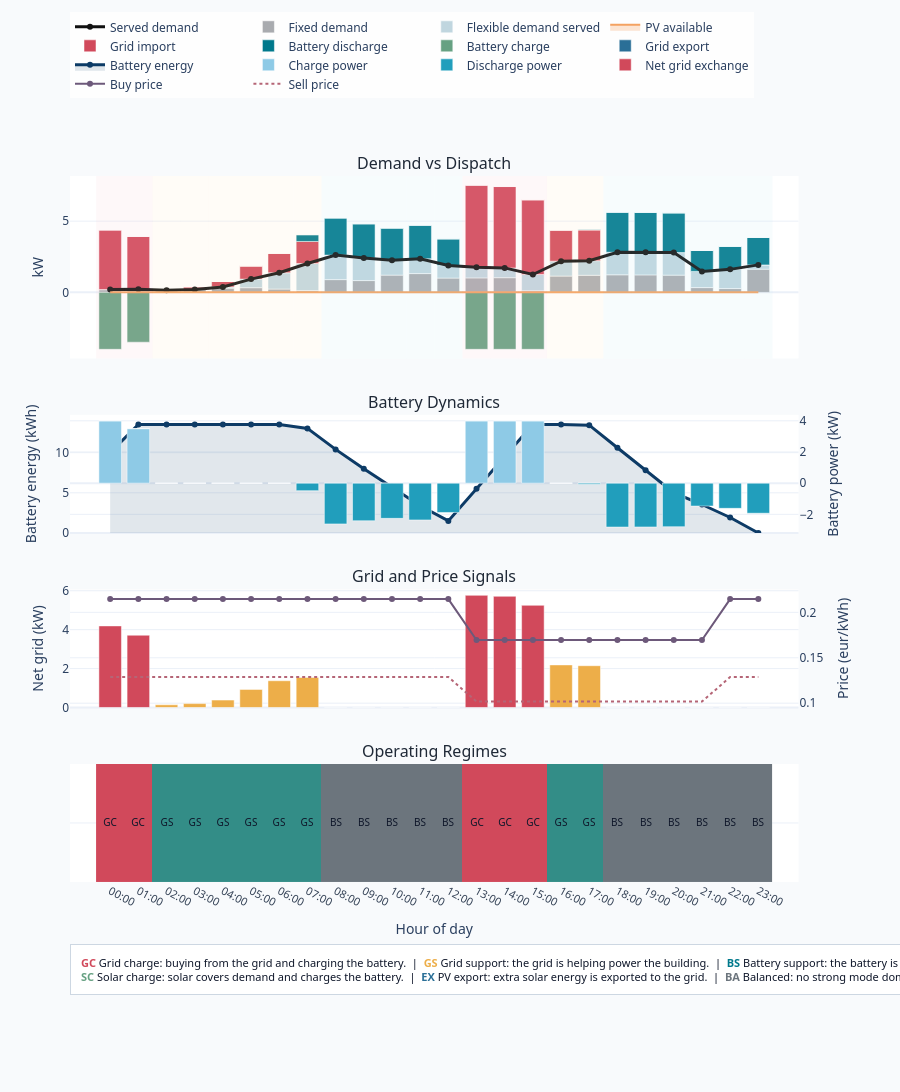

Notebook source saved alongside this figure:
### Code cell
fig = create_dispatch_dashboard(
    viz_df,
    # title=f"Smart Building Dispatch Dashboard | {run_date.isoformat()}",
)
fig.show()

### Figure 1 — Plotly figure (JSON) as saved in the notebook; plotly's stock layout.template omitted (floating-point values rounded to 4 significant figures)
{"data": [{"hovertemplate": "Hour %{x}<br>Served demand %{y:.2f} kW<extra></extra>", "line": {"color": "#111111", "width": 3}, "mode": "lines+markers", "name": "Served demand", "type": "scatter", "x": [0, 1, 2, 3, 4, 5, 6, 7, 8, 9, 10, 11, 12, 13, 14, 15, 16, 17, 18, 19, 20, 21, 22, 23], "xaxis": "x", "y": [0.193, 0.215, 0.139, 0.198, 0.381, 0.93, 1.374, 2.026, 2.614, 2.409, 2.258, 2.359, 1.88, 1.765, 1.716, 1.252, 2.19, 2.222, 2.816, 2.809, 2.792, 1.469, 1.614, 1.928], "yaxis": "y"}, {"hovertemplate": "Hour %{x}<br>Fixed demand %{y:.2f} kW<extra></extra>", "marker": {"color": "#7c7f85"}, "name": "Fixed demand", "opacity": 0.65, "type": "bar", "x": [0, 1, 2, 3, 4, 5, 6, 7, 8, 9, 10, 11, 12, 13, 14, 15, 16, 17, 18, 19, 20, 21, 22, 23], "xaxis": "x", "y": [0.19, 0.129, 0.136, 0.195, 0.294, 0.327, 0.231, 0.122, 0.894, 0.827, 1.21, 1.317, 1.003, 1.015, 1.03, 0.108, 1.143, 1.198, 1.232, 1.225, 1.208, 0.333, 0.266, 1.626], "yaxis": "y"}, {"hovertemplate": "Hour %{x}<br>Flexible served %{y:.2f} kW<extra></extra>", "marker": {"color": "#c0d6df"}, "name": "Flexible demand served", "type": "bar", "x": [0, 1, 2, 3, 4, 5, 6, 7, 8, 9, 10, 11, 12, 13, 14, 15, 16, 17, 18, 19, 20, 21, 22, 23], "xaxis": "x", "y": [0.003, 0.086, 0.003, 0.003, 0.087, 0.603, 1.143, 1.904, 1.72, 1.582, 1.048, 1.042, 0.877, 0.75, 0.686, 1.144, 1.047, 1.024, 1.584, 1.584, 1.584, 1.136, 1.348, 0.302], "yaxis": "y"}, {"fill": "tozeroy", "fillcolor": "rgba(244, 162, 97, 0.28)", "hovertemplate": "Hour %{x}<br>PV %{y:.2f} kW<extra></extra>", "line": {"color": "#f4a261", "width": 2}, "mode": "lines", "name": "PV available", "type": "scatter", "x": [0, 1, 2, 3, 4, 5, 6, 7, 8, 9, 10, 11, 12, 13, 14, 15, 16, 17, 18, 19, 20, 21, 22, 23], "xaxis": "x", "y": [0.0, 0.0, 0.0, 0.0, 0.0, 0.0, 0.0, 0.0, 0.0, 0.0, 0.0, 0.0, 0.0, 0.001, 0.002, 0.001, 0.001, 0.002, 0.001, 0.0, 0.0, 0.0, 0.0, 0.0], "yaxis": "y"}, {"hovertemplate": "Hour %{x}<br>Grid import %{y:.2f} kW<extra></extra>", "marker": {"color": "#d1495b"}, "name": "Grid import", "type": "bar", "x": [0, 1, 2, 3, 4, 5, 6, 7, 8, 9, 10, 11, 12, 13, 14, 15, 16, 17, 18, 19, 20, 21, 22, 23], "xaxis": "x", "y": [4.193, 3.715, 0.139, 0.198, 0.381, 0.93, 1.374, 1.546, 0.0, 0.0, 0.0, 0.0, 0.0, 5.764, 5.714, 5.251, 2.189, 2.147, 0.0, 0.0, 0.0, 0.0, 0.0, 0.0], "yaxis": "y"}, {"hovertemplate": "Hour %{x}<br>Battery discharge %{y:.2f} kW<extra></extra>", "marker": {"color": "#00798c"}, "name": "Battery discharge", "type": "bar", "x": [0, 1, 2, 3, 4, 5, 6, 7, 8, 9, 10, 11, 12, 13, 14, 15, 16, 17, 18, 19, 20, 21, 22, 23], "xaxis": "x", "y": [0.0, 0.0, 0.0, 0.0, 0.0, 0.0, 0.0, 0.48, 2.614, 2.409, 2.258, 2.359, 1.88, 0.0, 0.0, 0.0, 0.0, 0.073, 2.815, 2.809, 2.792, 1.469, 1.614, 1.928], "yaxis": "y"}, {"customdata": [4.0, 3.5, 0.0, 0.0, 0.0, 0.0, 0.0, 0.0, 0.0, 0.0, 0.0, 0.0, 0.0, 4.0, 4.0, 4.0, 0.0, 0.0, 0.0, 0.0, 0.0, 0.0, 0.0, 0.0], "hovertemplate": "Hour %{x}<br>Battery charge %{customdata:.2f} kW<extra></extra>", "marker": {"color": "#66a182"}, "name": "Battery charge", "type": "bar", "x": [0, 1, 2, 3, 4, 5, 6, 7, 8, 9, 10, 11, 12, 13, 14, 15, 16, 17, 18, 19, 20, 21, 22, 23], "xaxis": "x", "y": [-4.0, -3.5, -0.0, -0.0, -0.0, -0.0, -0.0, -0.0, -0.0, -0.0, -0.0, -0.0, -0.0, -4.0, -4.0, -4.0, -0.0, -0.0, -0.0, -0.0, -0.0, -0.0, -0.0, -0.0], "yaxis": "y"}, {"customdata": [0.0, 0.0, 0.0, 0.0, 0.0, 0.0, 0.0, 0.0, 0.0, 0.0, 0.0, 0.0, 0.0, 0.0, 0.0, 0.0, 0.0, 0.0, 0.0, 0.0, 0.0, 0.0, 0.0, 0.0], "hovertemplate": "Hour %{x}<br>Grid export %{customdata:.2f} kW<extra></extra>", "marker": {"color": "#2a6f97"}, "name": "Grid export", "type": "bar", "x": [0, 1, 2, 3, 4, 5, 6, 7, 8, 9, 10, 11, 12, 13, 14, 15, 16, 17, 18, 19, 20, 21, 22, 23], "xaxis": "x", "y": [-0.0, -0.0, -0.0, -0.0, -0.0, -0.0, -0.0, -0.0, -0.0, -0.0, -0.0, -0.0, -0.0, -0.0, -0.0, -0.0, -0.0, -0.0, -0.0, -0.0, -0.0, -0.0, -0.0, -0.0], "yaxis": "y"}, {"fill": "tozeroy", "fillcolor": "rgba(13, 59, 102, 0.12)", "hovertemplate": "Hour %{x}<br>Battery %{y:.2f} kWh<extra></extra>", "line": {"color": "#0d3b66", "width": 3}, "mode": "lines+markers", "name": "Battery energy", "type": "scatter", "x": [0, 1, 2, 3, 4, 5, 6, 7, 8, 9, 10, 11, 12, 13, 14, 15, 16, 17, 18, 19, 20, 21, 22, 23], "xaxis": "x2", "y": [10.0, 13.5, 13.5, 13.5, 13.5, 13.5, 13.5, 13.02, 10.41, 7.997, 5.739, 3.38, 1.5, 5.5, 9.5, 13.5, 13.5, 13.43, 10.61, 7.803, 5.011, 3.542, 1.928, 0.0], "yaxis": "y2"}, {"hovertemplate": "Hour %{x}<br>Charge %{y:.2f} kW<extra></extra>", "marker": {"color": "#8ecae6"}, "name": "Charge power", "type": "bar", "x": [0, 1, 2, 3, 4, 5, 6, 7, 8, 9, 10, 11, 12, 13, 14, 15, 16, 17, 18, 19, 20, 21, 22, 23], "xaxis": "x2", "y": [4.0, 3.5, 0.0, 0.0, 0.0, 0.0, 0.0, 0.0, 0.0, 0.0, 0.0, 0.0, 0.0, 4.0, 4.0, 4.0, 0.0, 0.0, 0.0, 0.0, 0.0, 0.0, 0.0, 0.0], "yaxis": "y3"}, {"customdata": [0.0, 0.0, 0.0, 0.0, 0.0, 0.0, 0.0, 0.48, 2.614, 2.409, 2.258, 2.359, 1.88, 0.0, 0.0, 0.0, 0.0, 0.073, 2.815, 2.809, 2.792, 1.469, 1.614, 1.928], "hovertemplate": "Hour %{x}<br>Discharge %{customdata:.2f} kW<extra></extra>", "marker": {"color": "#219ebc"}, "name": "Discharge power", "type": "bar", "x": [0, 1, 2, 3, 4, 5, 6, 7, 8, 9, 10, 11, 12, 13, 14, 15, 16, 17, 18, 19, 20, 21, 22, 23], "xaxis": "x2", "y": [-0.0, -0.0, -0.0, -0.0, -0.0, -0.0, -0.0, -0.48, -2.614, -2.409, -2.258, -2.359, -1.88, -0.0, -0.0, -0.0, -0.0, -0.073, -2.815, -2.809, -2.792, -1.469, -1.614, -1.928], "yaxis": "y3"}, {"customdata": ["Grid charge", "Grid charge", "Grid support", "Grid support", "Grid support", "Grid support", "Grid support", "Grid support", "Battery support", "Battery support", "Battery support", "Battery support", "Battery support", "Grid charge", "Grid charge", "Grid charge", "Grid support", "Grid support", "Battery support", "Battery support", "Battery support", "Battery support", "Battery support", "Battery support"], "hovertemplate": "Hour %{x}<br>Net grid %{y:.2f} kW<br>Regime %{customdata}<extra></extra>", "marker": {"color": ["#d1495b", "#d1495b", "#edae49", "#edae49", "#edae49", "#edae49", "#edae49", "#edae49", "#00798c", "#00798c", "#00798c", "#00798c", "#00798c", "#d1495b", "#d1495b", "#d1495b", "#edae49", "#edae49", "#00798c", "#00798c", "#00798c", "#00798c", "#00798c", "#00798c"]}, "name": "Net grid exchange", "type": "bar", "x": [0, 1, 2, 3, 4, 5, 6, 7, 8, 9, 10, 11, 12, 13, 14, 15, 16, 17, 18, 19, 20, 21, 22, 23], "xaxis": "x3", "y": [4.193, 3.715, 0.139, 0.198, 0.381, 0.93, 1.374, 1.546, 0.0, 0.0, 0.0, 0.0, 0.0, 5.764, 5.714, 5.251, 2.189, 2.147, 0.0, 0.0, 0.0, 0.0, 0.0, 0.0], "yaxis": "y4"}, {"hovertemplate": "Hour %{x}<br>Buy price %{y:.3f} eur/kWh<extra></extra>", "line": {"color": "#6d597a", "width": 2}, "mode": "lines+markers", "name": "Buy price", "type": "scatter", "x": [0, 1, 2, 3, 4, 5, 6, 7, 8, 9, 10, 11, 12, 13, 14, 15, 16, 17, 18, 19, 20, 21, 22, 23], "xaxis": "x3", "y": [0.2146, 0.2146, 0.2146, 0.2146, 0.2146, 0.2146, 0.2146, 0.2146, 0.2146, 0.2146, 0.2146, 0.2146, 0.2146, 0.1696, 0.1696, 0.1696, 0.1696, 0.1696, 0.1696, 0.1696, 0.1696, 0.1696, 0.2146, 0.2146], "yaxis": "y5"}, {"hovertemplate": "Hour %{x}<br>Sell price %{y:.3f} eur/kWh<extra></extra>", "line": {"color": "#b56576", "dash": "dot", "width": 2}, "mode": "lines", "name": "Sell price", "type": "scatter", "x": [0, 1, 2, 3, 4, 5, 6, 7, 8, 9, 10, 11, 12, 13, 14, 15, 16, 17, 18, 19, 20, 21, 22, 23], "xaxis": "x3", "y": [0.1288, 0.1288, 0.1288, 0.1288, 0.1288, 0.1288, 0.1288, 0.1288, 0.1288, 0.1288, 0.1288, 0.1288, 0.1288, 0.1018, 0.1018, 0.1018, 0.1018, 0.1018, 0.1018, 0.1018, 0.1018, 0.1018, 0.1288, 0.1288], "yaxis": "y5"}, {"colorscale": [[0, "#d1495b"], [0.2, "#edae49"], [0.4, "#00798c"], [0.6, "#66a182"], [0.8, "#2a6f97"], [1, "#6c757d"]], "customdata": [["Grid charge", "Grid charge", "Grid support", "Grid support", "Grid support", "Grid support", "Grid support", "Grid support", "Battery support", "Battery support", "Battery support", "Battery support", "Battery support", "Grid charge", "Grid charge", "Grid charge", "Grid support", "Grid support", "Battery support", "Battery support", "Battery support", "Battery support", "Battery support", "Battery support"]], "hovertemplate": "Hour %{x}<br>Mode %{customdata}<br>Meaning: %{meta}<extra></extra>", "meta": [["Buying from the grid and storing part of it in the battery.", "Buying from the grid and storing part of it in the battery.", "Using the grid to help cover building demand.", "Using the grid to help cover building demand.", "Using the grid to help cover building demand.", "Using the grid to help cover building demand.", "Using the grid to help cover building demand.", "Using the grid to help cover building demand.", "Using the battery to help cover building demand.", "Using the battery to help cover building demand.", "Using the battery to help cover building demand.", "Using the battery to help cover building demand.", "Using the battery to help cover building demand.", "Buying from the grid and storing part of it in the battery.", "Buying from the grid and storing part of it in the battery.", "Buying from the grid and storing part of it in the battery.", "Using the grid to help cover building demand.", "Using the grid to help cover building demand.", "Using the battery to help cover building demand.", "Using the battery to help cover building demand.", "Using the battery to help cover building demand.", "Using the battery to help cover building demand.", "Using the battery to help cover building demand.", "Using the battery to help cover building demand."]], "showscale": false, "text": [["GC", "GC", "GS", "GS", "GS", "GS", "GS", "GS", "BS", "BS", "BS", "BS", "BS", "GC", "GC", "GC", "GS", "GS", "BS", "BS", "BS", "BS", "BS", "BS"]], "textfont": {"color": "#0f172a", "size": 10}, "texttemplate": "%{text}", "type": "heatmap", "x": [0, 1, 2, 3, 4, 5, 6, 7, 8, 9, 10, 11, 12, 13, 14, 15, 16, 17, 18, 19, 20, 21, 22, 23], "xaxis": "x4", "y": ["Regime"], "yaxis": "y6", "z": [[0, 0, 1, 1, 1, 1, 1, 1, 2, 2, 2, 2, 2, 0, 0, 0, 1, 1, 2, 2, 2, 2, 2, 2]]}], "layout": {"annotations": [{"font": {"color": "#1f2937", "size": 16}, "showarrow": false, "text": "Demand vs Dispatch", "x": 0.47, "xanchor": "center", "xref": "paper", "y": 1, "yanchor": "bottom", "yref": "paper"}, {"font": {"color": "#1f2937", "size": 16}, "showarrow": false, "text": "Battery Dynamics", "x": 0.47, "xanchor": "center", "xref": "paper", "y": 0.6616, "yanchor": "bottom", "yref": "paper"}, {"font": {"color": "#1f2937", "size": 16}, "showarrow": false, "text": "Grid and Price Signals", "x": 0.47, "xanchor": "center", "xref": "paper", "y": 0.4144, "yanchor": "bottom", "yref": "paper"}, {"font": {"color": "#1f2937", "size": 16}, "showarrow": false, "text": "Operating Regimes", "x": 0.47, "xanchor": "center", "xref": "paper", "y": 0.1672, "yanchor": "bottom", "yref": "paper"}, {"align": "left", "bgcolor": "rgba(255,255,255,0.98)", "bordercolor": "rgba(203,213,225,0.95)", "borderpad": 10, "borderwidth": 1, "font": {"color": "#0f172a", "size": 11}, "showarrow": false, "text": "<span style='color:#d1495b'><b>GC</b></span> Grid charge: buying from the grid and charging the battery.  |  <span style='color:#edae49'><b>GS</b></span> Grid support: the grid is helping power the building.  |  <span style='color:#00798c'><b>BS</b></span> Battery support: the battery is supplying part of the demand.<br><span style='color:#66a182'><b>SC</b></span> Solar charge: solar covers demand and charges the battery.  |  <span style='color:#2a6f97'><b>EX</b></span> PV export: extra solar energy is exported to the grid.  |  <span style='color:#6c757d'><b>BA</b></span> Balanced: no strong mode dominates in that hour.", "x": 0, "xref": "paper", "y": -0.16, "yref": "paper"}], "barmode": "relative", "font": {"family": "Segoe UI, Arial, sans-serif", "size": 12}, "height": 1220, "hovermode": "x unified", "legend": {"bgcolor": "rgba(255,255,255,0.85)", "orientation": "h", "x": 0, "xanchor": "left", "y": 1.11, "yanchor": "bottom"}, "margin": {"b": 210, "l": 70, "r": 55, "t": 145}, "paper_bgcolor": "#f8fafc", "plot_bgcolor": "#ffffff", "shapes": [{"fillcolor": "#f6c4cb", "line": {"width": 0}, "opacity": 0.12, "type": "rect", "x0": -0.5, "x1": 0.5, "xref": "x", "y0": 0, "y1": 1, "yref": "y domain"}, {"fillcolor": "#f6c4cb", "line": {"width": 0}, "opacity": 0.12, "type": "rect", "x0": 0.5, "x1": 1.5, "xref": "x", "y0": 0, "y1": 1, "yref": "y domain"}, {"fillcolor": "#fde7bd", "line": {"width": 0}, "opacity": 0.12, "type": "rect", "x0": 1.5, "x1": 2.5, "xref": "x", "y0": 0, "y1": 1, "yref": "y domain"}, {"fillcolor": "#fde7bd", "line": {"width": 0}, "opacity": 0.12, "type": "rect", "x0": 2.5, "x1": 3.5, "xref": "x", "y0": 0, "y1": 1, "yref": "y domain"}, {"fillcolor": "#fde7bd", "line": {"width": 0}, "opacity": 0.12, "type": "rect", "x0": 3.5, "x1": 4.5, "xref": "x", "y0": 0, "y1": 1, "yref": "y domain"}, {"fillcolor": "#fde7bd", "line": {"width": 0}, "opacity": 0.12, "type": "rect", "x0": 4.5, "x1": 5.5, "xref": "x", "y0": 0, "y1": 1, "yref": "y domain"}, {"fillcolor": "#fde7bd", "line": {"width": 0}, "opacity": 0.12, "type": "rect", "x0": 5.5, "x1": 6.5, "xref": "x", "y0": 0, "y1": 1, "yref": "y domain"}, {"fillcolor": "#fde7bd", "line": {"width": 0}, "opacity": 0.12, "type": "rect", "x0": 6.5, "x1": 7.5, "xref": "x", "y0": 0, "y1": 1, "yref": "y domain"}, {"fillcolor": "#b9e6eb", "line": {"width": 0}, "opacity": 0.12, "type": "rect", "x0": 7.5, "x1": 8.5, "xref": "x", "y0": 0, "y1": 1, "yref": "y domain"}, {"fillcolor": "#b9e6eb", "line": {"width": 0}, "opacity": 0.12, "type": "rect", "x0": 8.5, "x1": 9.5, "xref": "x", "y0": 0, "y1": 1, "yref": "y domain"}, {"fillcolor": "#b9e6eb", "line": {"width": 0}, "opacity": 0.12, "type": "rect", "x0": 9.5, "x1": 10.5, "xref": "x", "y0": 0, "y1": 1, "yref": "y domain"}, {"fillcolor": "#b9e6eb", "line": {"width": 0}, "opacity": 0.12, "type": "rect", "x0": 10.5, "x1": 11.5, "xref": "x", "y0": 0, "y1": 1, "yref": "y domain"}, {"fillcolor": "#b9e6eb", "line": {"width": 0}, "opacity": 0.12, "type": "rect", "x0": 11.5, "x1": 12.5, "xref": "x", "y0": 0, "y1": 1, "yref": "y domain"}, {"fillcolor": "#f6c4cb", "line": {"width": 0}, "opacity": 0.12, "type": "rect", "x0": 12.5, "x1": 13.5, "xref": "x", "y0": 0, "y1": 1, "yref": "y domain"}, {"fillcolor": "#f6c4cb", "line": {"width": 0}, "opacity": 0.12, "type": "rect", "x0": 13.5, "x1": 14.5, "xref": "x", "y0": 0, "y1": 1, "yref": "y domain"}, {"fillcolor": "#f6c4cb", "line": {"width": 0}, "opacity": 0.12, "type": "rect", "x0": 14.5, "x1": 15.5, "xref": "x", "y0": 0, "y1": 1, "yref": "y domain"}, {"fillcolor": "#fde7bd", "line": {"width": 0}, "opacity": 0.12, "type": "rect", "x0": 15.5, "x1": 16.5, "xref": "x", "y0": 0, "y1": 1, "yref": "y domain"}, {"fillcolor": "#fde7bd", "line": {"width": 0}, "opacity": 0.12, "type": "rect", "x0": 16.5, "x1": 17.5, "xref": "x", "y0": 0, "y1": 1, "yref": "y domain"}, {"fillcolor": "#b9e6eb", "line": {"width": 0}, "opacity": 0.12, "type": "rect", "x0": 17.5, "x1": 18.5, "xref": "x", "y0": 0, "y1": 1, "yref": "y domain"}, {"fillcolor": "#b9e6eb", "line": {"width": 0}, "opacity": 0.12, "type": "rect", "x0": 18.5, "x1": 19.5, "xref": "x", "y0": 0, "y1": 1, "yref": "y domain"}, {"fillcolor": "#b9e6eb", "line": {"width": 0}, "opacity": 0.12, "type": "rect", "x0": 19.5, "x1": 20.5, "xref": "x", "y0": 0, "y1": 1, "yref": "y domain"}, {"fillcolor": "#b9e6eb", "line": {"width": 0}, "opacity": 0.12, "type": "rect", "x0": 20.5, "x1": 21.5, "xref": "x", "y0": 0, "y1": 1, "yref": "y domain"}, {"fillcolor": "#b9e6eb", "line": {"width": 0}, "opacity": 0.12, "type": "rect", "x0": 21.5, "x1": 22.5, "xref": "x", "y0": 0, "y1": 1, "yref": "y domain"}, {"fillcolor": "#b9e6eb", "line": {"width": 0}, "opacity": 0.12, "type": "rect", "x0": 22.5, "x1": 23.5, "xref": "x", "y0": 0, "y1": 1, "yref": "y domain"}], "title": {"text": ""}, "xaxis": {"anchor": "y", "domain": [0, 0.94], "matches": "x4", "showticklabels": false}, "xaxis2": {"anchor": "y2", "domain": [0, 0.94], "matches": "x4", "showticklabels": false}, "xaxis3": {"anchor": "y4", "domain": [0, 0.94], "matches": "x4", "showticklabels": false}, "xaxis4": {"anchor": "y6", "automargin": true, "domain": [0, 0.94], "showgrid": false, "tickangle": 28, "tickfont": {"color": "#334155", "size": 11}, "tickmode": "array", "ticktext": ["00:00", "01:00", "02:00", "03:00", "04:00", "05:00", "06:00", "07:00", "08:00", "09:00", "10:00", "11:00", "12:00", "13:00", "14:00", "15:00", "16:00", "17:00", "18:00", "19:00", "20:00", "21:00", "22:00", "23:00"], "tickvals": [0, 1, 2, 3, 4, 5, 6, 7, 8, 9, 10, 11, 12, 13, 14, 15, 16, 17, 18, 19, 20, 21, 22, 23], "title": {"text": "Hour of day"}}, "yaxis": {"anchor": "x", "domain": [0.7416, 1], "title": {"text": "kW"}}, "yaxis2": {"anchor": "x2", "domain": [0.4944, 0.6616], "title": {"text": "Battery energy (kWh)"}}, "yaxis3": {"anchor": "x2", "overlaying": "y2", "side": "right", "title": {"text": "Battery power (kW)"}}, "yaxis4": {"anchor": "x3", "domain": [0.2472, 0.4144], "title": {"text": "Net grid (kW)"}}, "yaxis5": {"anchor": "x3", "overlaying": "y4", "side": "right", "title": {"text": "Price (eur/kWh)"}}, "yaxis6": {"anchor": "x4", "domain": [0, 0.1672], "showticklabels": false}}}
